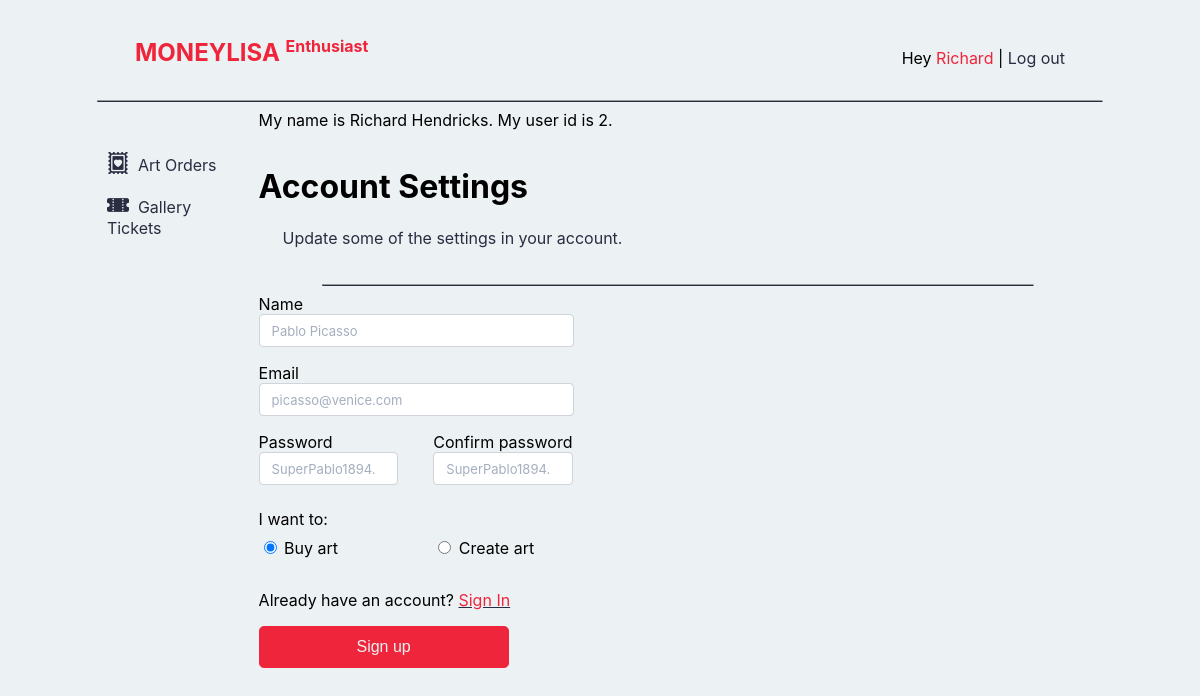
Page /.enthusiast-acc.php (signed in) on the committed database.
### tables this page shows
CREATE TABLE `users` (
  `id` int(11) NOT NULL,
  `name` varchar(128) NOT NULL,
  `email` varchar(255) NOT NULL,
  `password_hash` varchar(255) NOT NULL,
  `isAdmin` varchar(20) DEFAULT 'no',
  `isArtist` varchar(20) DEFAULT 'no',
  `created_at` timestamp NOT NULL DEFAULT current_timestamp()
);

### .enthusiast-acc.php (the view, shortened to what this page needs)
<?php
if (isset($_SESSION['user_id'])) {
    $mysqli = require __DIR__ . '/database.php';
    $sql = "SELECT * FROM users
            WHERE id = {$_SESSION['user_id']}";
    $result = $mysqli->query($sql);
    $user = $result->fetch_assoc();
} else {
    header('Location: home.php');
}
?>
<!DOCTYPE html>
<html lang='en'>
<head>
    <link rel='stylesheet' href='styles/main.css'>
    <link rel='stylesheet' href='styles/utility.css'>
    <link rel='stylesheet' href='https://cdn.jsdelivr.net/npm/bootstrap-icons@1.8.1/font/bootstrap-icons.css'>
</head>
<body>
    <?php include __DIR__ . '/enthusiast-navbar.php'; ?>
    <div class='container-flex' style='padding-left:7%; padding-right:8%;'>
        <div class='row'>
            <nav class='col-md-3 col-lg-2 d-md-block'>
                <div class='position-sticky pt-3 background-cultured'>
                    <ul class='nav flex-column'>
                        <li class='nav-item'>
                            <a class='nav-link' href='enthusiast-art-orders.php'>
                                <i class='bi bi-postage-heart-fill' style='font-size: 22px;'></i>&nbsp;
                                Art Orders
                            </a>
                        </li>
                        <li class='nav-item'>
                            <a class='nav-link' href='enthusiast-gallery-orders.php'>
                                <i class='bi bi-ticket-perforated-fill rotate' style='font-size: 22px;'></i>&nbsp;
                                Gallery Tickets
                            </a>
                        </li>
                    </ul>
                </div>
            </nav>
            <main class='col-md-9 col-lg-10'>
                <?php if (isset($user)) : ?>
                    My name is <?= $user['name'] ?>.
                    My user id is <?= $user['id'] ?>.
                <?php endif; ?>
                <div class='d-flex justify-content-between flex-wrap flex-md-nowrap align-items-center pt-3 pb-2 mb-3 border-bottom'>
                    <h1 class='fs-2'>Account Settings</h1>
                    <p class='fs-6 ps-4 space-cadet'>
                        Update some of the settings in your account.
                    </p>
                </div>
                <hr class='mobile-hide hr' />
                    <div class='col-6'>
                        <form action='process-signup.php' method='post' id='signup' novalidate>
                            <div class='col-lg-12 mb-4' style='width:94%;'>
                                <label for='name'>Name</label>
                                <input class='form-control mb-2' type='text' id='name' name='name' placeholder='Pablo Picasso'>
                            </div>
                            <div class='col-lg-12 mb-4' style='width:94%;'>
                                <label for='email'>Email</label>
                                <input class='form-control mb-2' type='email' id='email' name='email' placeholder='picasso@venice.com'>
                            </div>
                            <div class='row mb-4'>
                                <div class='col-lg-5 col-sm-12 col-md-6'>
                                    <label for='password'>Password</label>
                                    <input class='form-control mb-2' type='password' id='password' name='password' placeholder='SuperPablo1894.'>
                                </div>
                                <div class='col-lg-5 col-sm-12 col-md-6'>
                                    <label for='password_confirmation'>Confirm password</label>
                                    <input class='form-control mb-2' type='password' id='password_confirmation' name='password_confirmation' placeholder='SuperPablo1894.'>
                                </div>
                            </div>
                            <div class='row mb-4'>
                                <span>
                                    I want to:
                                </span>
                                <div class='col-lg-5 col-sm-12 col-md-6 mb-4'>
                                    <input class='mt-3' type='radio' id='isArtist' name='isArtist' value='no' autocomplete='off' checked>
                                    <label for='isArtist'>Buy art</label>
                                </div>
                                <div class='col-lg-5 col-sm-12 col-md-6 mb-4'>
                                    <input class='mt-3' type='radio' id='isArtist' name='isArtist' value='yes' autocomplete='off'>
                                    <label for='isArtist'>Create art</label>
                                </div>
                            </div>
                            <p>
                                Already have an account? <a class='inline-link' href='signin.php'>Sign In</a>
                            </p>
                            <button class='btn btn-lg btn-imperial'>Sign up</button>
                        </form>
                    </div>
            </main>
        </div>
    </div>
</body>
</html>

### enthusiast-navbar.php (shortened to what this page needs)
<nav class='navbar mobile-hide'>
    <div class='container'>
        <a href='home.php' class='nav-header mr-5'>
            MONEYLISA <sup><span class='fs-6'>Enthusiast</span></sup>
        </a>
        <ul class='navbar-nav'>
            <li class='nav-item'>
                <?php if (isset($user)) : ?>
                    <p>
                        Hey
                        <a href='enthusiast-dashboard.php?id=<?= $_SESSION['user_id'] ?>'>
                            <?= substr($user['name'], 0, strpos($user['name'], ' ')) ?>
                        </a>
                        |
                        <a href='logout.php' class='space-cadet'>Log out</a>
                    </p>
                <?php else : ?>
                    <div class='col-lg-12'>
                        <p><a href='signin.php'>Sign In</a> or <a href='signup.html'>Sign Up</a></p>
                    </div>
                <?php endif; ?>
            </li>
        </ul>
    </div>
</nav>
<hr class='mobile-hide hr' />

### styles/main.css (style rules this page uses)
:root { --space-cadet: #2b2d42ff; --space-cadet-light: #2b2d42ff; --manatee: #8d99aeff; --cultured: #edf2f4ff; --imperial-red: #ef233cff; --imperial-red-light: #f25f5cff; --space-cadet: hsla(235, 21%, 21%, 1); --manatee: hsla(218, 17%, 62%, 1); --cultured: hsla(197, 24%, 94%, 1); --imperial-red: hsla(353, 86%, 54%, 1); --inter: -apple-system, BlinkMacSystemFont, 'Inter', 'Segoe UI', 'Roboto', 'Oxygen', 'Ubuntu', 'Cantarell', 'Fira Sans', 'Droid Sans', 'Helvetica Neue', sans-serif; }
.navbar { position: relative; display: flex; flex-wrap: wrap; align-items: center; justify-content: space-between; padding-top: 0.5rem; padding-bottom: 0.5rem; background-color: var(--cultured); }
.navbar > .container, .navbar > .container-fluid, .navbar > .container-flex { display: flex; flex-wrap: inherit; align-items: center; justify-content: space-between; }
.navbar-nav { display: flex; flex-direction: column; padding-left: 0; margin-bottom: 0; list-style: none; }
.nav { display: flex; flex-wrap: wrap; padding-left: 0; margin-bottom: 0; list-style: none; }
.nav-link { display: block; padding: 0.5rem 1rem; color: var(--space-cadet); text-decoration: none; transition: color 0.15s ease-in-out, background-color 0.15s ease-in-out, border-color 0.15s ease-in-out, text-decoration 0.25s ease-in-out; }
body { font-family: var(--inter); background-color: var(--cultured); }
a { color: var(--imperial-red); text-decoration: none; }
.nav-header { font-size: 1.5rem; font-weight: 700; color: var(--imperial-red); text-decoration: none solid 5px var(--space-cadet); }
.inline-link { color: var(--imperial-red); text-decoration: underline var(--space-cadet); }
.space-cadet { color: var(--space-cadet); }
.background-cultured { background-color: var(--cultured) !important; }
.hr { width: 85%; border-bottom: solid 1px var(--space-cadet); }
* { box-sizing: border-box; }
.container { width: 100%; padding-left: 15px; padding-right: 15px; margin: 0 auto; }
.container-flex { width: 100%; padding-left: 10%; padding-right: 10%; margin: auto; }
.row { --gutter-x: 1.5rem; --gutter-x: 0; display: flex; flex-wrap: wrap; margin-top: calc(-1 * var(--gutter-y)); margin-right: calc(-0.5 * var(--gutter-x)); margin-left: calc(-0.5 * var(--gutter-x)); }
.row > * { flex-shrink: 0; width: 100%; max-width: 100%; padding-right: calc(var(--gutter-x) * 0.5); padding-left: calc(var(--gutter-x) * 0.5); margin-top: var(--gutter-y); }
.flex-column { flex-direction: column; }
.form-control { display: block; width: 80%; padding: 0.375rem 0.75rem; font-size: 1rem; font-weight: 400; line-height: 1.2; color: #212529; background-color: #fff; background-clip: padding-box; border: 1px solid #ced4da; -webkit-appearance: none; -moz-appearance: none; appearance: none; border-radius: 0.25rem; transition: border-color 0.15s ease-in-out, box-shadow 0.15s ease-in-out; }
.form-control::placeholder, textarea::placeholder { color: var(--manatee); font-family: var(--inter); opacity: 0.8; font-style: none; font-size: small; }
.btn { display: inline-block; font-weight: 400; line-height: 1.5; color: #212529; text-align: center; text-decoration: none; vertical-align: middle; cursor: select; -webkit-user-select: none; -moz-user-select: none; user-select: none; background-color: transparent; border: 1px solid transparent; padding: 0.375rem 0.75rem; font-size: 1rem; border-radius: 0.25rem; transition: color 0.15s ease-in-out, background-color 0.15s ease-in-out, border-color 0.15s ease-in-out, box-shadow 0.15s ease-in-out; }
.btn-lg { line-height: 1.5; min-width: 250px; padding: 0.5rem 1rem; font-size: 1rem; border-radius: 0.3rem; }
.btn-imperial { display: inline-block; background-color: var(--imperial-red); border: 1px solid var(--imperial-red); text-align: center; color: var(--cultured); vertical-align: middle; margin: auto; }
.rotate { transform: rotate(90deg) !important; }
.position-sticky { position: -webkit-sticky !important; position: sticky !important; }

### rows in the picture
users: name "Richard", name "Richard Hendricks", id "2"
